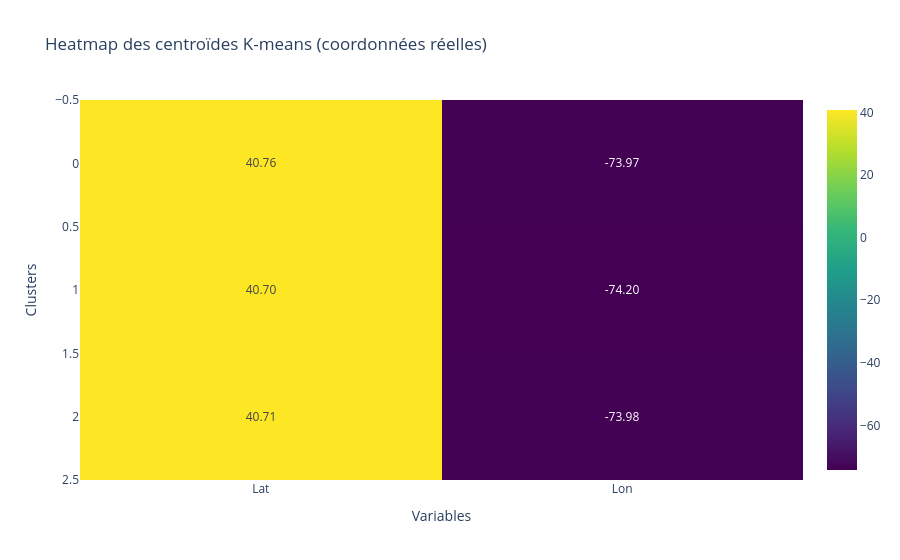

Notebook code for this chart:
### Code cell
# Création d'un heatmap

labels = ["Lat", "Lon"]

matrix = pd.DataFrame(cluster_centers_reel, columns = labels)

fig = px.imshow(
    matrix,
    text_auto=".2f",
    aspect="auto",
    color_continuous_scale="Viridis",
    title="Heatmap des centroïdes K-means (coordonnées réelles)"
)

fig.update_layout(
    xaxis_title="Variables",
    yaxis_title="Clusters"
)

fig.show()

### Figure 1 — Plotly figure (JSON) as saved in the notebook; plotly's stock layout.template omitted (floating-point values rounded to 4 significant figures)
{"data": [{"coloraxis": "coloraxis", "hovertemplate": "x: %{x}<br>y: %{y}<br>color: %{z}<extra></extra>", "name": "0", "texttemplate": "%{z:.2f}", "type": "heatmap", "x": ["Lat", "Lon"], "xaxis": "x", "y": [0, 1, 2], "yaxis": "y", "z": [[40.76, -73.97], [40.7, -74.2], [40.71, -73.98]]}], "layout": {"coloraxis": {"autocolorscale": false, "colorscale": [[0, "#440154"], [0.1111, "#482878"], [0.2222, "#3e4989"], [0.3333, "#31688e"], [0.4444, "#26828e"], [0.5556, "#1f9e89"], [0.6667, "#35b779"], [0.7778, "#6ece58"], [0.8889, "#b5de2b"], [1, "#fde725"]]}, "title": {"text": "Heatmap des centroïdes K-means (coordonnées réelles)"}, "xaxis": {"anchor": "y", "domain": [0, 1], "title": {"text": "Variables"}}, "yaxis": {"anchor": "x", "autorange": "reversed", "domain": [0, 1], "title": {"text": "Clusters"}}}}
